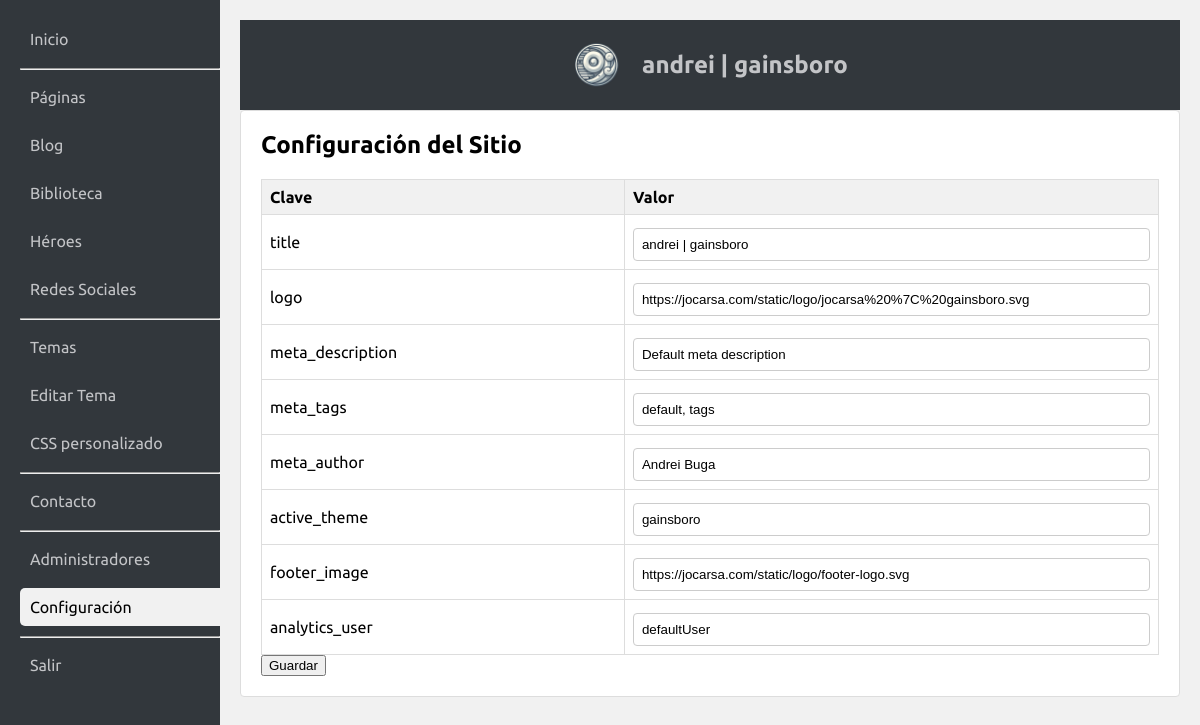
The app's page /admin/index.php?action=list_config (signed in), older data.
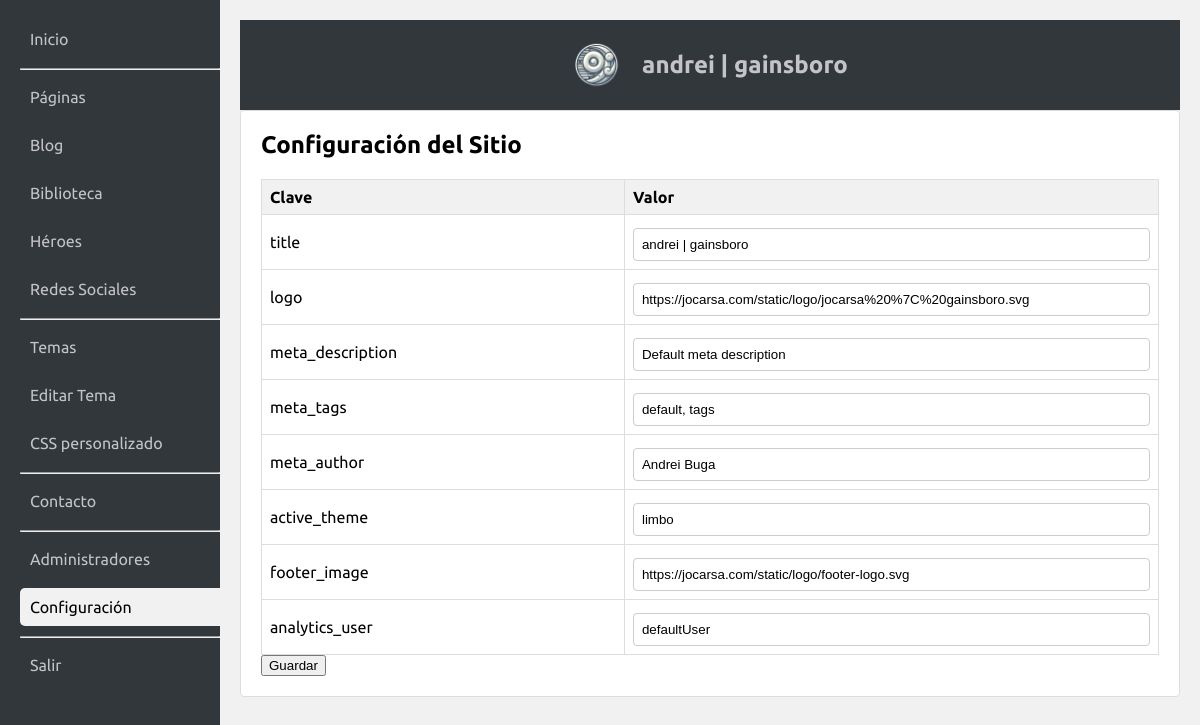
The same page, newer data.
### tables this page shows
CREATE TABLE config (
    id INTEGER PRIMARY KEY AUTOINCREMENT,
    key TEXT UNIQUE NOT NULL,
    value TEXT NOT NULL
);

### admin/index.php (called while the page is built, shortened)
<?php
require_once 'admin.php';

### admin/acciones/listarconfiguracion.php (the view, shortened to what this page needs)
<?php
	if (isset($_POST['save_config'])) {
            foreach ($_POST['config'] as $k => $v) {
                $st = $db->prepare("UPDATE config SET value = :val WHERE key = :key");
                $st->bindValue(':val', $v, SQLITE3_TEXT);
                $st->bindValue(':key', $k, SQLITE3_TEXT);
                $st->execute();
            }
            $message = "<p class='success'>Configuración actualizada.</p>";
        } else {
            $message = '';
        }
        $configs = $db->query("SELECT * FROM config ORDER BY id ASC");
        $html = "<h2>Configuración del Sitio</h2>
                 $message
                 <form method='post'>
                 <table class='admin-table'>
                 <tr><th>Clave</th><th>Valor</th></tr>";
        while ($row = $configs->fetchArray(SQLITE3_ASSOC)) {
            $key = htmlspecialchars($row['key']);
            $val = htmlspecialchars($row['value']);
            $html .= "<tr>
                        <td>$key</td>
                        <td><input type='text' name='config[$key]' value='$val'></td>
                      </tr>";
        }
        $html .= "</table>
                  <button type='submit' name='save_config'>Guardar</button>
                  </form>";
?>

Row changes from the older to the newer data that the page shows:
changed config "active_theme": value "gainsboro" → "limbo"
